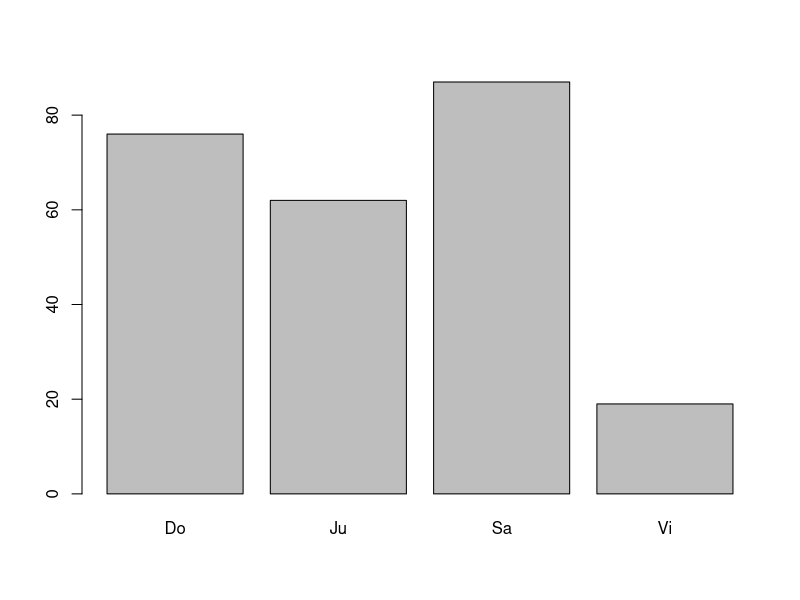
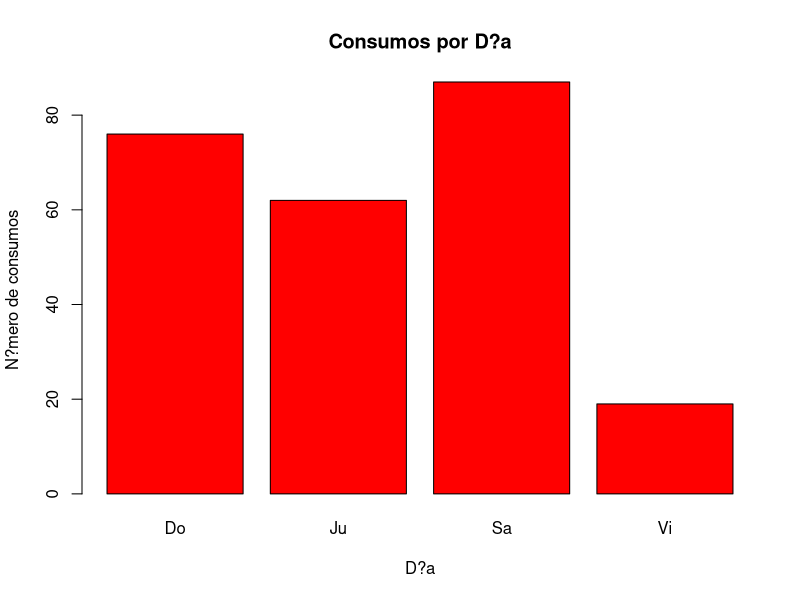
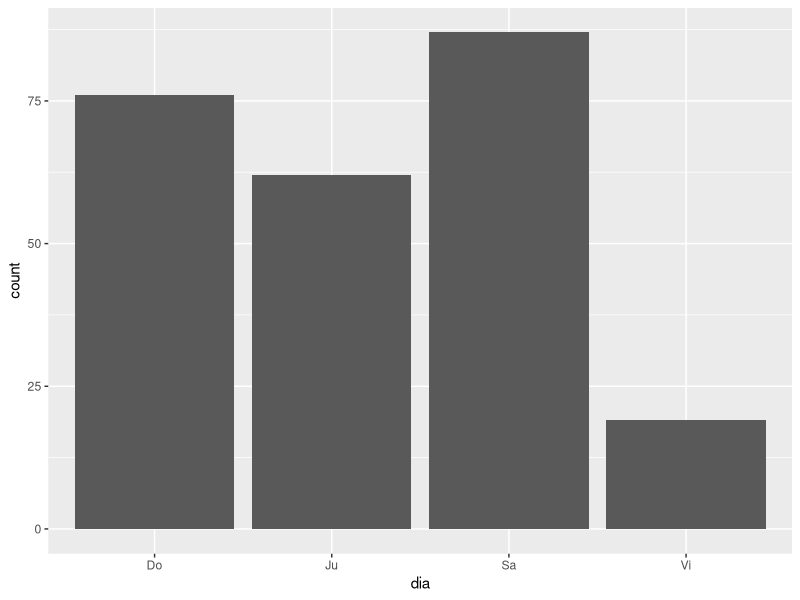
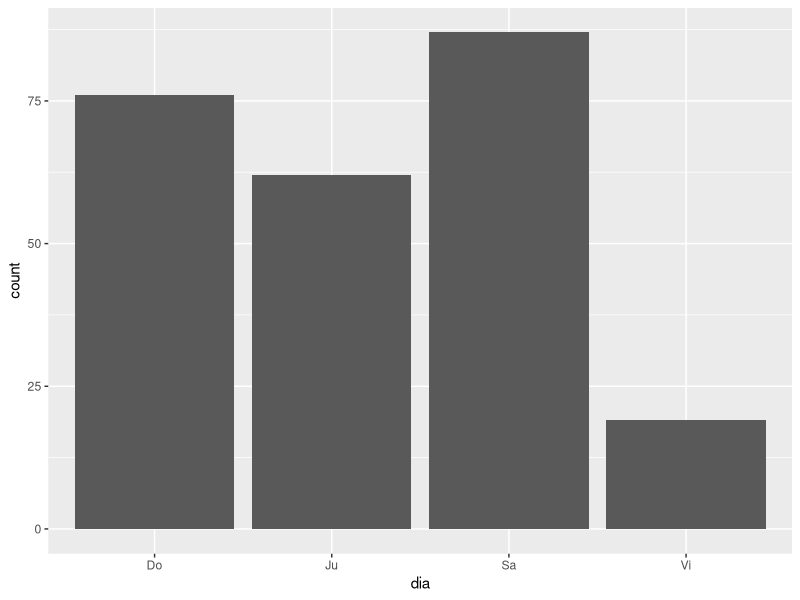
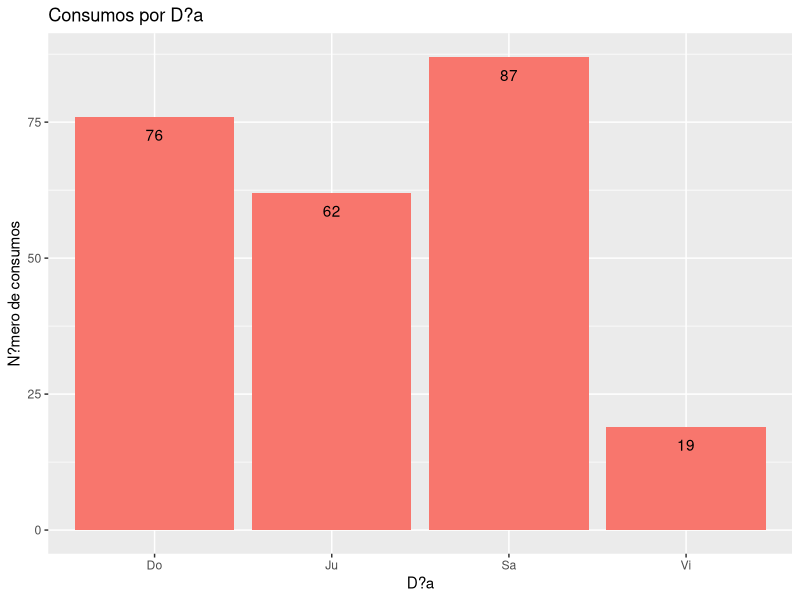
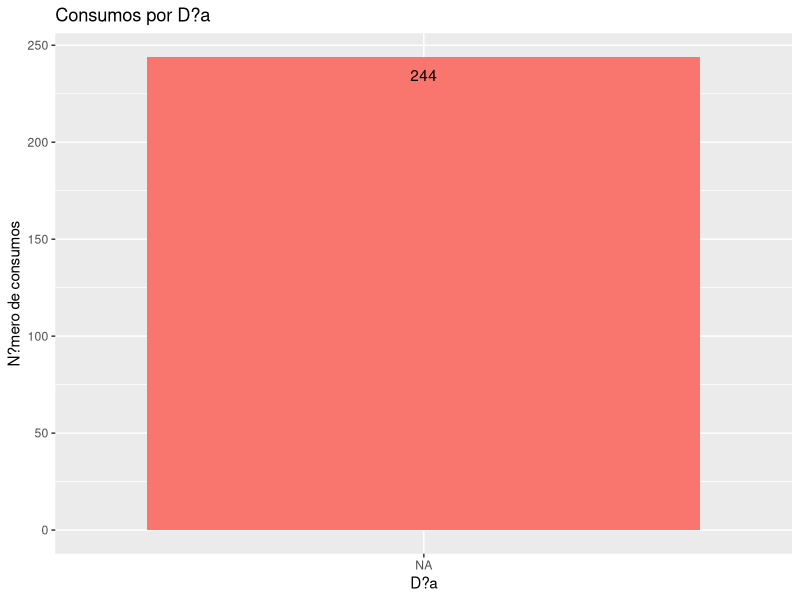
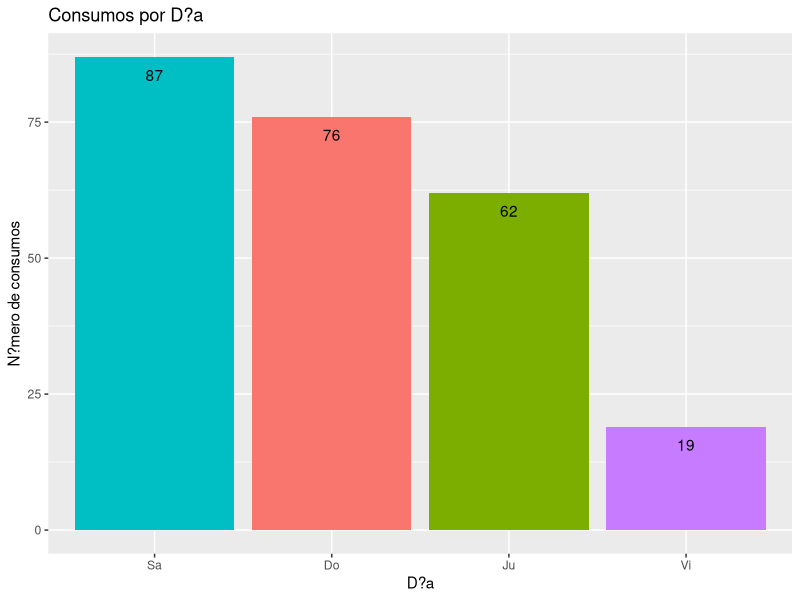
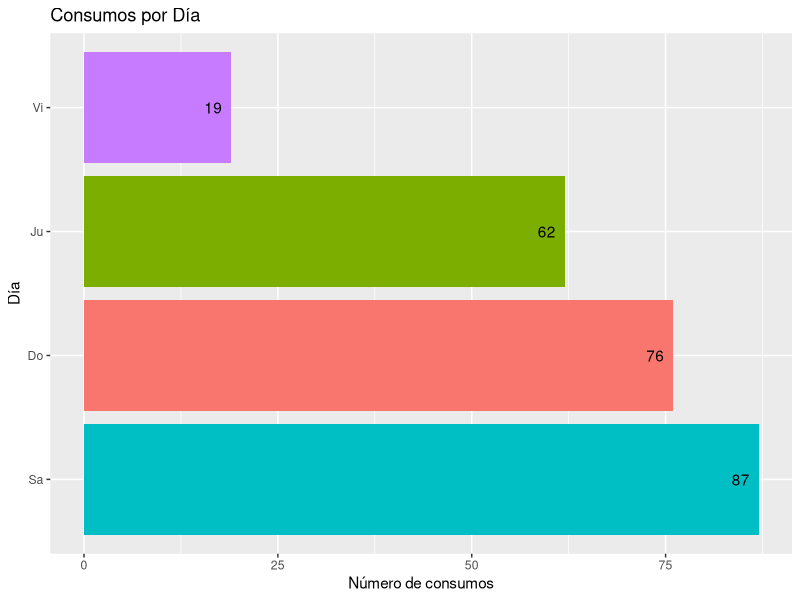

The R source for these figures, in order:
# ==================================== #
# CAP?TULO II: ESTAD?STICA DESCRIPTIVA #
# ==================================== #

# Vamos a utilizar el archivo de datos propinas.txt
# Archivo de datos y c?digos disponibles en https://github.com/jeguns/EP1045

# ------------------------------------ #
# Gráficos para variables cualitativas #
# ------------------------------------ #

# Lectura de datos
propinas = read.table("propinas.txt",T)
attach(propinas)

# Gráfico de barras verticales usando stats

barplot(table(dia))

barplot(table(dia), 
        col  = "red", 
        xlab = "D?a",
        ylab = "N?mero de consumos",
        main = "Consumos por D?a")

# Gráfico de barras verticales usando ggplot2

library(ggplot2)

graf.barrasV = ggplot(data = propinas, aes(x = dia)) + 
  geom_bar() 
graf.barrasV

graf.barrasV = ggplot(data = propinas) + 
  aes(x = dia) +
  geom_bar() 
graf.barrasV 

graf.barrasV = ggplot(data = propinas, aes(x = dia, fill = "red")) + 
  geom_bar() +
  geom_text(stat='count', aes(label = ..count..), vjust = 2) +
  labs(x = "D?a", y = "N?mero de consumos", title = "Consumos por D?a") +
  theme(legend.position = "none")
graf.barrasV

graf.barrasV = ggplot(data = propinas, aes(x = factor(dia,levels(dia)[c(2,4,3,1)]), fill = "red")) + 
  geom_bar() +  
  geom_text(stat='count', aes(label = ..count..), vjust = 2) +
  labs(x = "D?a", y = "N?mero de consumos", title = "Consumos por D?a") +
  theme(legend.position = "none") 
graf.barrasV

library(forcats)
graf.barrasV = ggplot(data = propinas, aes(x = fct_infreq(dia), fill = dia)) + 
  geom_bar() + 
  geom_text(stat='count', aes(label = ..count..), vjust = 2) + 
  labs(x = "D?a", y = "N?mero de consumos", title = "Consumos por D?a") +
  theme(legend.position = "none")
graf.barrasV

# Gráfico de barras horizontales

graf.barrasH = ggplot(data = propinas, aes(x = fct_infreq(dia), fill = dia)) + 
  geom_bar() + 
  geom_text(stat='count', aes(label = ..count..), hjust = 1.5) +
  labs(x = "Día", y = "Número de consumos", title = "Consumos por Día") +
  theme(legend.position = "none") +
  coord_flip()
graf.barrasH

# Gráfico circular

pie = ggplot(propinas, aes(x = "", fill = factor(dia))) + 
  geom_bar(width = 1) +
  coord_polar(theta = "y") 
pie

pie = ggplot(propinas, aes(x = "", fill = factor(dia))) + 
  geom_bar(width = 1) +
  coord_polar(theta = "y") +
  theme(plot.title  = element_text(hjust=0.5),
        panel.grid  = element_blank(),
        axis.text.x = element_blank()) + 
  labs(fill  = "dia", 
       x     = NULL, 
       y     = NULL, 
       title = "Distribución de consumos por día", 
       caption = "Fuente: Restaurante") 
pie

library(dplyr)
tabla = propinas %>% 
  count(dia) %>%
  mutate(fr = round(prop.table(n),3)) %>%
  mutate(p  = fr*100) 

pie = ggplot(tabla, aes(x = "", y = n, fill = dia))+
  geom_bar(width = 1, stat = "identity") +
  geom_text(aes(x = 1.25, 
                y = n, 
                label = n), position = position_stack(vjust = 0.5)) + 
  theme(plot.title = element_text(hjust=0.5),
        panel.grid = element_blank(),
        axis.text.x=element_blank()) +
  coord_polar(theta = "y") +
  labs(fill  = "dia", 
       x     = NULL, 
       y     = NULL, 
       title = "Distribución de consumos por día", 
       caption = "Fuente: Restaurante")   
pie


tabla = propinas %>% 
  count(cantidad) %>%
  mutate(fr = prop.table(n)) %>%
  mutate(p  = fr*100) %>%
  mutate(F  = cumsum(n)) %>%
  mutate(Fr = cumsum(fr)) %>%
  mutate(P  = cumsum(p))
tabla

varas = ggplot(tabla, aes(x = cantidad, y = n)) + 
  geom_point(size=3) + 
  geom_segment(aes(x = cantidad, 
                   xend = cantidad, 
                   y=0, 
                   yend = n)) + 
  labs(x       = "Número de comensales",
       y       = "Frecuencia absoluta",
       title   = "Distribución de la cantidad de comensales", 
       caption = "Fuente: Restaurante")  +
  geom_text(aes(label = n), vjust = -1) +
  ylim(0,175)

varas

